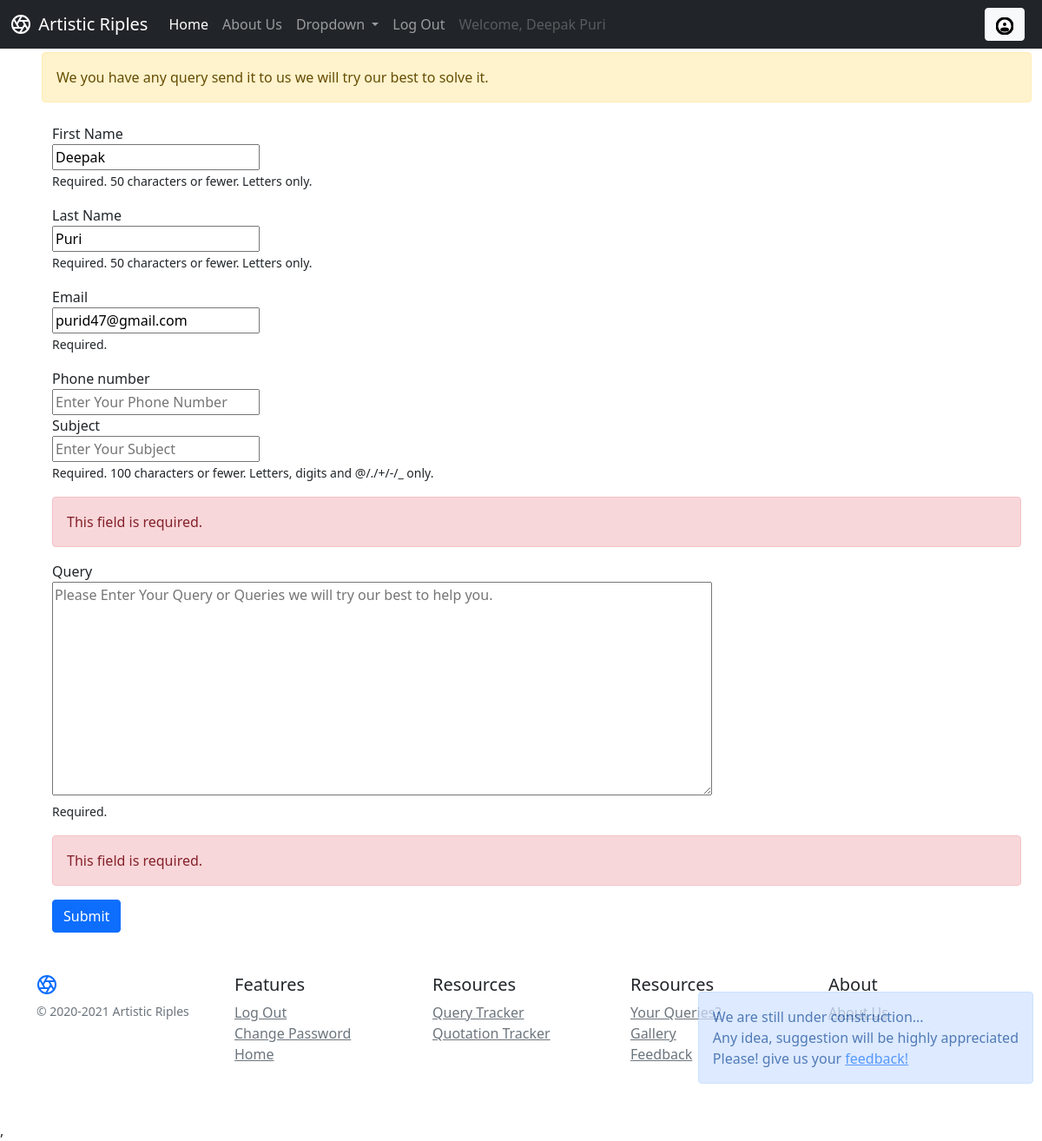
The app's page /contact/query/ (signed in) with its own data.
### account/models.py (models this page shows, shortened)
class Account(AbstractBaseUser):
    email = models.EmailField(verbose_name="email", max_length=60, unique=True)
    username = models.CharField(max_length=30, unique=True)
    date_joined = models.DateTimeField(verbose_name='date joined', auto_now_add=True)
    last_login = models.DateTimeField(verbose_name='last login', auto_now=True)
    is_admin = models.BooleanField(default=False)
    is_active = models.BooleanField(default=True)
    is_staff = models.BooleanField(default=False)
    is_superuser = models.BooleanField(default=False)
    first_name = models.CharField(verbose_name="First Name", max_length=50)
    last_name = models.CharField(verbose_name="Last Name", max_length=50)
    USERNAME_FIELD = 'email'
    REQUIRED_FIELDS = ['username', 'first_name', 'last_name']
    objects = MyAccountManager()
    def __str__(self):
        return self.email

### contact/views.py (the view, shortened to what this page needs)
# urls.py: path('query/', QueryView.as_view(), name='query'),
class QueryView(View):
    def get(self, request, *args, **kwargs):
        default_data = {}
        if request.user.is_authenticated:
            default_data = {'email': request.user.email,
                            'first_name':request.user.first_name,
                            'last_name':request.user.last_name,
                            }
            form = QueryForm(default_data)
            return render(request, "contact/contactQuery.html", {'form': form})
        form = QueryForm()
        return render(request, "contact/contactQuery.html", {'form': form})

### contact/forms.py (called while the page is built)
    def clean_first_name(self):
        first_name = self.cleaned_data.get("first_name")
        if EXPRESSION_TO_MATCH_ALPHABET_WITH_SPACE.match(first_name):
            return first_name
        else:
            raise ValidationError("no special character allowed in First Name except space.")

    def clean_last_name(self):
        last_name = self.cleaned_data.get("last_name")
        if EXPRESSION_TO_MATCH_ALPHABET_WITH_SPACE.match(last_name):
            return last_name
        else:
            raise ValidationError("no special character allowed in Last Name except space.")

### contact/templates/contact/contactQuery.html (shortened to what this page needs)
{% extends "mainapp/base.html" %}
{% block body %}
<div class="container mx-5">
	<div class="row">
		<div class="alert alert-warning" role="alert">
			We you have any query send it to us we will try our best to solve it.
		</div>
	</div>
	<div class="row">
		<form class="form-horizontal" method="post">{% csrf_token %}
			<fieldset>
				{% for field in form %}
					{% if field.errors %}
						<div class="control-group error">
							<label class="control-label">{{ field.label }}</label>
							<div class="controls">{{ field }}
								{% if field.help_text %}
									<p class="help-inline"><small>{{ field.help_text }}</small></p>
								{% endif %}
								<span class="">
									<div class="alert alert-danger" role="alert">
										  {% for error in  field.errors %}{{ error }}{% endfor %}
										</div>
								</span>
							</div>
						</div>
					{% else %}
						<div class="control-group">
							<label class="control-label">{{ field.label }}</label>
							<div class="controls">{{ field }}
								{% if field.help_text %}
									<p class="help-inline"><small>{{ field.help_text }}</small></p>
								{% endif %}
							</div>
						</div>
					{% endif %}
				{% endfor %}
			</fieldset>
			<div class="form-actions">
				<button type="submit" class="btn btn-primary" >Submit</button>
			</div>
		</form>
	</div>
</div>
{% endblock %}

### mainapp/templates/mainapp/base.html (shortened to what this page needs)
<!doctype html>
<html lang="en">
  <head>
    <link href="https://cdn.jsdelivr.net/npm/bootstrap@5.0.0-beta1/dist/css/bootstrap.min.css" rel="stylesheet">
  </head>
  <body>
<div class="alert alert-primary" id="divfix" role="alert">
  We are still under construction...<br/> Any idea, suggestion will be highly appreciated <br/> Please! give us your <a href="/contact/feedback">feedback!</a>
</div>
	<header class="site-header sticky-top py-1">
  <nav class="navbar navbar-expand-lg navbar-dark bg-dark" style="margin-top:-4px">
  <div class="container-fluid">
   <a class="py-2" href="/productview" aria-label="Product">
    </a>&nbsp;&nbsp;
    <a class="navbar-brand" href="/">Artistic Riples</a>
    <div class="collapse navbar-collapse" id="navbarSupportedContent">
      <ul class="navbar-nav me-auto mb-2 mb-lg-0">
        <li class="nav-item">
          <a class="nav-link active" aria-current="page" href="/">Home</a>
        </li>
        <li class="nav-item">
          <a class="nav-link" href="/about">About Us</a>
        </li>
        <li class="nav-item dropdown">
          <a class="nav-link dropdown-toggle" href="#" id="navbarDropdown" role="button" data-bs-toggle="dropdown" aria-expanded="false">
            Dropdown
          </a>
        </li>
        <li class="nav-item">
			{% if user.is_authenticated %}
				<a class="nav-link " href="/customer/logout" tabindex="-1" aria-disabled="false">Log Out</a>
			{% else %}
				<a class="nav-link " href="/customer/register" tabindex="-1" aria-disabled="false">Sign Up</a>
			{% endif %}
        </li>
		<li>
		 <li class="nav-item">
			{% if user.is_authenticated %}
				<a class="nav-link disabled" href="#" tabindex="-1" aria-disabled="true">Welcome, {{request.user.first_name}} {{request.user.last_name}}</a>
			{% else %}
				<a class="nav-link " href="/customer/login" tabindex="-1" aria-disabled="false">Log In</a>
			{% endif %}
        </li>
      </ul>
		{% if user.is_authenticated %}
			<a tabindex="0" type="button" role="button" class="btn btn-light mx-2" id="popOverUserProfile" data-bs-container="body" data-bs-toggle="popover"  data-bs-placement="bottom" data-bs-html=true data-bs-content="{{request.user.username}}">
				<svg height="20" width="20">
					<circle cx="10" cy="10" r="9" stroke="black" stroke-width="3" fill="white" />
					<circle cx="10" cy="8" r="2" stroke="black" stroke-width="0" fill="black" />
					<ellipse cx="10" cy="14" rx="5" ry="2.5" stroke-width="0" fill="black" />
				</svg>
			</a>
		{% endif %}
    </div>
  </div>
</nav>
</header>
    {% block body %}
	{% endblock %}
<footer class="site-footer container py-5">
  <div class="row">
    <div class="col-12 col-md">
   <a class="py-2" href="/productview" aria-label="Product">
	  </a>
      <small class="d-block mb-3 text-muted">&copy; 2020-2021 Artistic Riples</small>
    </div>
    <div class="col-6 col-md">
      <h5>Features</h5>
      <ul class="list-unstyled text-small">
        <li>{% if user.is_authenticated %}
				<a class="link-secondary " href="/customer/logout" tabindex="-1" aria-disabled="false">Log Out</a>
			{% else %}
				<a class="link-secondary " href="/customer/register" tabindex="-1" aria-disabled="false">Sign Up</a>
			{% endif %}</li>
        <li>{% if user.is_authenticated %}
				<a class="link-secondary " href="/customer/change_password" class='btn btn-primary' id="Customerlogout">Change Password</a>
			{% else %}
				<a class="link-secondary " href="/customer/login" tabindex="-1" aria-disabled="false">Log In</a>
			{% endif %}</li>
        <li><a class="link-secondary" aria-current="page" href="/">Home</a></li>
      </ul>
    </div>
    <div class="col-6 col-md">
      <h5>Resources</h5>
      <ul class="list-unstyled text-small">
		<li><a class="link-secondary" href="/contact/tracker">Query Tracker</a></li>
		<li><a class="link-secondary" href="/quotationtracking">Quotation Tracker</a></li>
      </ul>
    </div>
    <div class="col-6 col-md">
      <h5>Resources</h5>
      <ul class="list-unstyled text-small">
		<li><a class="link-secondary" href="/contact/query">Your Queries?</a></li>
		<li><a class="link-secondary" href="/gallery">Gallery</a></li>
		<li><a class="link-secondary" href="/contact/feedback">Feedback</a></li>
      </ul>
    </div>
    <div class="col-6 col-md">
      <h5>About</h5>
      <ul class="list-unstyled text-small">
        <li><a class="link-secondary" href="/about">About Us</a></li>
      </ul>
    </div>
  </div>
</footer>
  </body>
</html>,

### mainapp/templates/mainapp/base.html (style rules this page uses)
#divfix { bottom: 50px; right: 10px; position: fixed; opacity: 0.7; }

### records on screen
Account: user.first_name "Deepak", user.last_name "Puri", form "Deepak" "Puri" "purid47@gmail.com"

### other values on screen
{{ field.label }} "First Name" "Last Name" "Email" "Phone number"
{{ field.help_text }} "Required. 50 characters or fewer. Letters only." "Required. 50 characters or fewer. Letters only." "Required."
{{ field.label }} "Subject" "Query"
{{ field.help_text }} "Required. 100 characters or fewer. Letters, digits and @/./+/-/_ only." "Required."
{{ error }} "This field is required." "This field is required."
